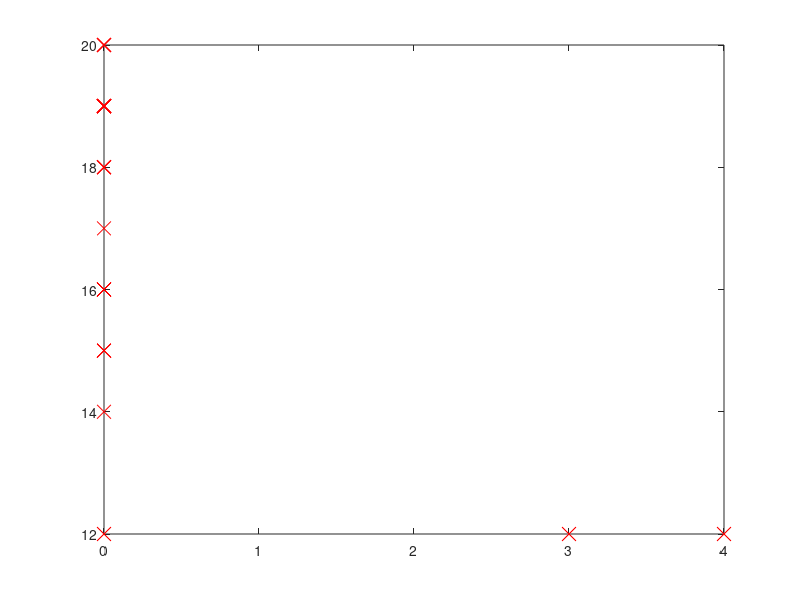

Write MATLAB code to recreate this figure. (Note: this script raises an error after producing the figure.)
data = csvread('set.csv');
cols = length(transpose(data(1:1, :)));
X = data(:, 1:cols-1);
y = data(:, cols);
m = length(y);

FACTORS = [
'базовый',
'Мужчина',
'Средний школьный балл',
'239',
'Питер',
'Крутая школа',
'Доля пропущенных лекций',
'Оценка родителей выше',
'Пиво/неделя',
'Друзей в ОК/FB/ВК',
'Расстояние от дома до универа',
'Ряд в аудитории',
'Средний периметр головы',

'оценки из крутой школы',
'оценки из 239'
];

setenv('GNUTERM','X11')

#{
Поискать сложные зависимости
Начать с наиболее жгучих факторов 
	Кажется, что в данном случае достаточно только по theta для всего сета
У фактора должно быть нормальное распределение (построить гистограмму!)
Посмотреть на отсуствующие факторы. Заменить их лучше, чем средним?
Посмотреть на строки, которые дают сильное отклонение? Сколько их? Не обучаться на них?
Посмотреть корреляцию факторов, построить матрицу корреляций. 
	Выкинуть низкую корреляцию и объединить факторы с высокой (как?)
Добавить регуляризацию к параметру. Искать оптимальный по multyCV
ln, x^n факторов
получение новых факторов из существующих 
SOM
#}

x = X;
%попробуем сделать моном крутая школа * школьная оценка
hardSchool = X(:,5).*X(:,2);
%попробуем сделать моном 239 * школьная оценка
school239 = X(:,3).*X(:,2);
%x(:,3) = [];
plot(school239, y, 'rx', 'MarkerSize', 10);

x = [x, hardSchool, school239];
[x, mu, sigma] = featureNormalize(x);
x = [ones(m, 1), x];
[theta, mu] = normalEqn(x,y);
mu
for i = 1:length(theta);
	fprintf('%d\t%s\t%f\n',i, FACTORS(i,:), theta(i))
endfor

%hist(x(:, 4));
%plot(x(:,4), y, 'rx', 'MarkerSize', 10);
%pause
factorsToBuild = [1,3,4,14];

Xret =[];
for i = 1:length(factorsToBuild);
	factor = factorsToBuild(i);
	Xret = [Xret x(:, factor)];
endfor

[Xret, y];
means = multyCV(Xret, y);
meansS = sum(means);
meansL = length(means);
pm = sqrt(sum(means.*means) - meansS*meansS/meansL)/meansL;
fprintf('%f\t~%f\n', mean(means), pm);
	

return


% Пырю на факторы, ищу зависимости, строю гипотезы
% итерируюсь по факторам, выбрасываю нестабильные, чтобы потом пофиксить их, проверить на точных значениях и мб внедрить обратно
% вижу, что 8 - пиво - ну просто эпично вооообщееееее нестабильный, смотрю дальше без него
% 9 (после удаления 8, исходно 10) - расстояние до универа, сильно нестабильный 
X(:,8) = [];
FACTORS(8, :) = [];
X(:,9) = [];
FACTORS(9, :) = [];
% начинаю уточнять оставшиеся факторы. 
% 2 - средний бал. у отличников плохая зависимость, пробую добавить бинарный фактор отличника 
% 2 - добавил бинарный фактор отличника. на multy CV только шумит
% excellent = X(:, 2) == 5;
% X = [X, excellent];
% 2 на графике похож на квадратичный. если выкинуть линейный, небольшой прирост есть. 
%X = [X, X(:,2).^2];

for i = 0:columns(X);
	x = X;
	if (i > 0);
		FACTORS(i,:)
		x(:,i) = [];
	endif
	[x, mu, sigma] = featureNormalize(x);
	x = [ones(m, 1), x];
	means = multyCV(x, y);
	meansS = sum(means);
	meansL = length(means);
	pm = sqrt(sum(means.*means) - meansS*meansS/meansL)/meansL;
	fprintf('%d\t%f\t~%f\n', i, mean(means), pm);
	%считаю этот фактор в комбинации с любым из других
	continue
	x = X;
	[x, mu, sigma] = featureNormalize(x);
	x = [ones(m, 1), x];	
	if (i > 0);
		for j = 1:columns(X);
			if (i != j);
				xAnd = x(:,i) .* x(:,j);
				withAnd = [x, xAnd];	
				means = multyCV(withAnd, y);
				pm = sqrt((sum(means) - sum(means)*sum(means)/length(means))/length(means))/length(means)
				fprintf('%d\t%f\t+-%f\n', i, mean(means), pm);
				endif
		endfor
	endif
endfor
return	

% 2 - помимо отличников есть очень выбивающиеся элементы, типа f(4.7) = 0, f(3.3) = 19, f(3) = 16
% 2 - вообще можно ли обучить фактор только без тех %, что дают большую дисперсию?
% 7 - доля пропущенных сама по себе очень шумная, может её можно с чем-нибудь совместить? пол? нет. [пишет фреймворк подбора составного фактора]
% 7 - есть хорошее улучшение (0.8 балла) вместе с 239, прибавляю фактор X(:, 7).* X(:, 3);
x = X;
x = [x, excellent];

%figure;
%pause;


[x, mu, sigma] = featureNormalize(x);
x = [ones(m, 1), x];
withExcellent = multyCV(x,y)
[x, mu, sigma] = featureNormalize(X);
x = [ones(m, 1), x];
withoutExcellent = multyCV(x,y)
excellent = withExcellent - withoutExcellent

	
return
for i = 0:columns(X);
	x = X(:, 8);
	if (i > 0);
		xAnd = x .* X(:, i);
		x = [xAnd, x];
	endif	
	[x, mu, sigma] = featureNormalize(x);
	x = [ones(m, 1), x];
	[theta, mse] = multyCV(x,y);
	fprintf('%d\t%f\n', i, mse);
endfor